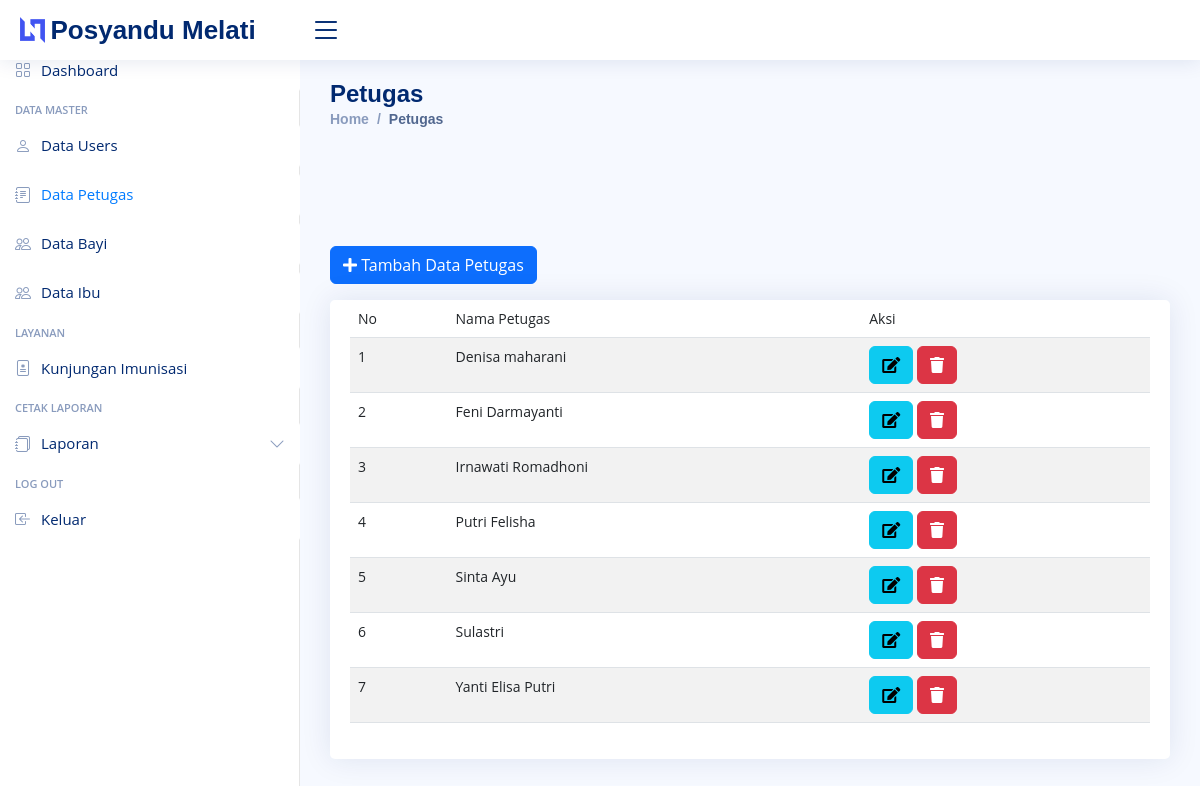
Page /index.php/admin/petugas on the committed database.
### tables this page shows
CREATE TABLE `petugas` (
  `id_petugas` int(11) NOT NULL,
  `nama_petugas` varchar(50) NOT NULL
);

### application/controllers/admin/petugas.php (called while the page is built, shortened)
<?php
class petugas extends CI_Controller {
	public function __construct()
	{
		$this->load->model('petugas_m');
		$this->load->library('form_validation');
	}
	public function index()
	{
		$data['title'] = 'Petugas';
		$data['petugas'] = $this->petugas_m->get('petugas')->result_array();
		$this->form_validation->set_rules('nama', 'Nama petugas', 'required|trim');
		if($this->form_validation->run() == FALSE) {
			$this->load->view('layout/header', $data);
			$this->load->view('layout/sidebar');
			$this->load->view('admin/petugas/index');
			$this->load->view('layout/footer');
		}
	}
}

### index.php (called while the page is built, shortened)
<?php
require_once BASEPATH.'core/CodeIgniter.php';

### application/models/petugas_m.php (called while the page is built, shortened)
<?php
class petugas_m extends CI_Model {
	public function get($table)
	{
		$this->db->order_by('nama_petugas', 'ASC');
		return $this->db->get($table);
	}
}

### application/views/admin/petugas/index.php (the view, shortened to what this page needs)
<main id="main" class="main">
    <div class="row mb-2">
        <div class="col-md-6">
            <button type="button" class="btn btn-primary mb-2" data-toggle="modal" data-target="#formModalpetugas">
                <i class="fas fa-plus"></i> Tambah Data Petugas
            </button>
        </div>
    </div>
    <div class="card">
        <div class="card-body">
            <div class="row">
                <div class="col-md">
                    <div class="table-responsive">
                        <table class="table table-striped">
                            <thead>
                                <tr>
                                    <td>No</td>
                                    <td>Nama Petugas</td>
                                    <td>Aksi</td>
                                </tr>
                            </thead>
                            <tbody>
                                <?php $no = 1; foreach($petugas as $u) : ?>
                                <tr>
                                    <td><?= $no++; ?></td>
                                    <td><?= $u['nama_petugas']; ?></td>
                                    <td>
                                        <a href="<?= base_url('admin/petugas/ubah/') . $u['id_petugas']; ?>"
                                            class="btn btn-info"><i class="fas fa-edit"></i></a>
                                        <a href="<?= base_url('admin/petugas/hapus/') . $u['id_petugas']; ?>"
                                            class="btn btn-danger" onclick="return confirm('Yakin Hapus ?')"><i
                                                class="fas fa-trash"></i></a>
                                    </td>
                                </tr>
                                <?php endforeach; ?>
                            </tbody>
                        </table>
                    </div>
                </div>
            </div>
        </div>
    </div>
</main>

### assets/css/dashboard.css (style rules this page uses)
body { font-size: .875rem; }

### assets/nice/assets/css/style.css (style rules this page uses)
:root { scroll-behavior: smooth; }
body { font-family: "Open Sans", sans-serif; background: #f6f9ff; color: #444444; }
a { color: #4154f1; text-decoration: none; }
#main { margin-top: 60px; padding: 20px 30px; transition: all 0.3s; }
.card { margin-bottom: 30px; border: none; border-radius: 5px; box-shadow: 0px 0 30px rgba(1, 41, 112, 0.1); }
.card-body { padding: 0 20px 20px 20px; }
@media (min-width: 1200px) { #main, #footer { margin-left: 300px; } }

### rows in the picture
petugas: nama_petugas "Denisa maharani"
petugas: nama_petugas "Feni Darmayanti"
petugas: nama_petugas "Irnawati Romadhoni"
petugas: nama_petugas "Putri Felisha"
petugas: nama_petugas "Sinta Ayu"
petugas: nama_petugas "Sulastri"
petugas: nama_petugas "Yanti Elisa Putri"

### other values in the picture
$title "Petugas"
